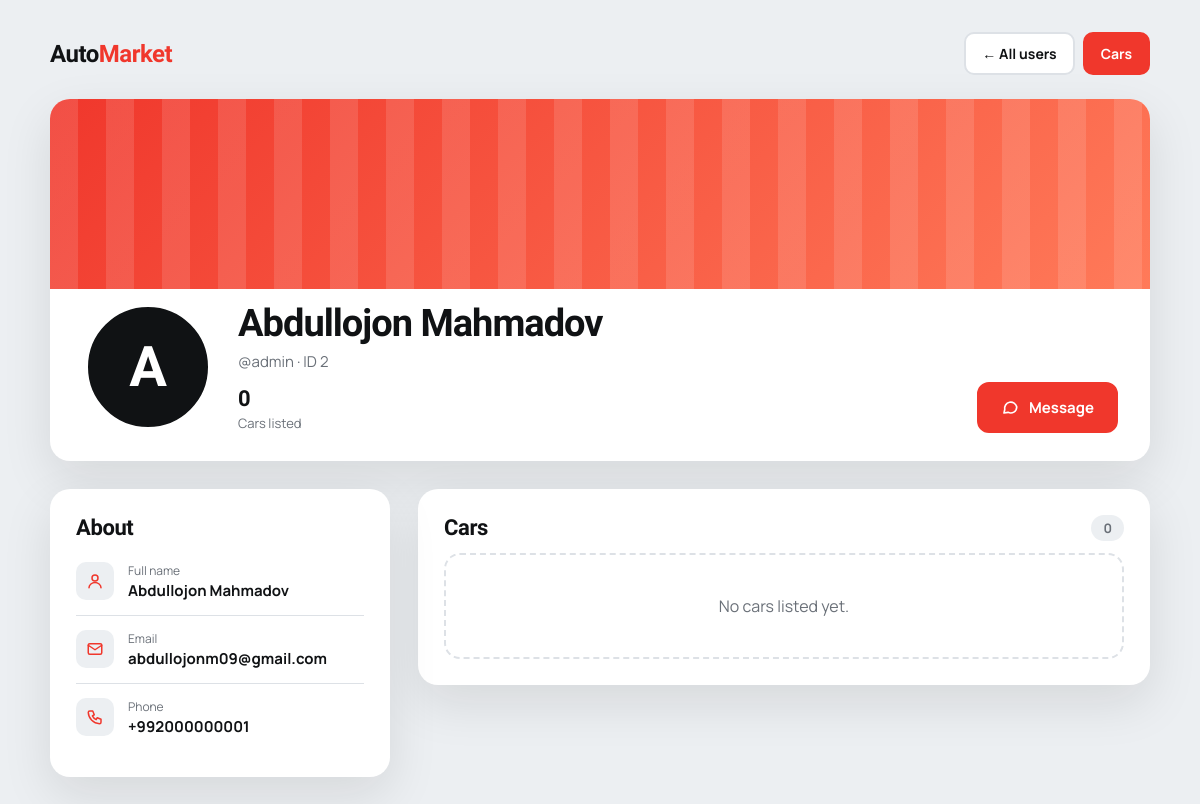
The app's page /users/2/ (signed in) with its own data.
### users/models.py (models this page shows, shortened)
class User(AbstractUser):
    phone = models.CharField(max_length=20,blank=True)

### users/views.py (the view)
# urls.py: path("users/<int:pk>/", UserDetailView.as_view(), name="user_detail"),
class UserDetailView(LoginRequiredMixin ,DetailView):
    model = User
    template_name = "users/user_detail.html"
    context_object_name = "user"

### users/templates/users/user_detail.html (shortened to what this page needs)
<!DOCTYPE html>
<html lang="en">
<head>
</head>
<body>
<div class="container">
    <div class="topbar">
        <div class="logo">Auto<b>Market</b></div>
        <nav class="nav">
            <a href="{% url 'users' %}">← All users</a>
            <a class="nav-red" href="{% url 'cars' %}">Cars</a>
        </nav>
    </div>
    {% with cars=user.owners.all %}
    <section class="profile">
        <div class="cover"></div>
        <div class="profile-main">
            <div class="avatar">{{ user.username|slice:":1"|upper }}</div>
            <div class="who">
                <h1>{% if user.first_name or user.last_name %}{{ user.first_name }} {{ user.last_name }}{% else %}{{ user.username }}{% endif %}</h1>
                <p class="handle">@{{ user.username }} · ID {{ user.id }}</p>
                <div class="stats">
                    <div class="stat"><strong>{{ cars|length }}</strong><span>Cars listed</span></div>
                </div>
            </div>
            <div class="profile-actions">
                {% if request.user.is_authenticated %}
                    {% if request.user.id == user.id %}
                        <a class="btn btn-red" href="{% url 'add_car' %}">+ Add car</a>
                        <a class="btn btn-dark" href="{% url 'my_chats' %}">
                            <svg viewBox="0 0 24 24" fill="none" stroke="currentColor" stroke-width="2.2" stroke-linecap="round" stroke-linejoin="round" aria-hidden="true"><path d="M21 12a8 8 0 0 1-11.6 7.1L4 20l1-4.6A8 8 0 1 1 21 12z"/></svg>
                            My chats
                        </a>
                        <a class="btn btn-light" href="{% url 'my_orders' %}">My orders</a>
                        <a class="btn btn-light" href="{% url 'favorites' %}">Favorites</a>
                        <a class="btn btn-light" href="{% url 'notifications' %}">
                            <svg viewBox="0 0 24 24" fill="none" stroke="currentColor" stroke-width="2.2" stroke-linecap="round" stroke-linejoin="round" aria-hidden="true"><path d="M18 8a6 6 0 0 0-12 0c0 7-3 9-3 9h18s-3-2-3-9"/><path d="M13.7 21a2 2 0 0 1-3.4 0"/></svg>
                            Notifications
                        </a>
                        <a class="btn btn-danger" href="{% url 'logout' %}">Logout</a>
                    {% else %}
                        <a class="btn btn-red" href="{% url 'start_chat' user.id %}">
                            <svg viewBox="0 0 24 24" fill="none" stroke="currentColor" stroke-width="2.2" stroke-linecap="round" stroke-linejoin="round" aria-hidden="true"><path d="M21 12a8 8 0 0 1-11.6 7.1L4 20l1-4.6A8 8 0 1 1 21 12z"/></svg>
                            Message
                        </a>
                    {% endif %}
                {% else %}
                    <a class="btn btn-dark" href="{% url 'login' %}">Login to message</a>
                {% endif %}
            </div>
        </div>
    </section>
    <div class="body">
        <aside class="panel about">
            <h2>About</h2>
            <ul class="info">
                <li>
                    <span class="ico"><svg viewBox="0 0 24 24" fill="none" stroke="currentColor" stroke-width="2" stroke-linecap="round" stroke-linejoin="round" aria-hidden="true"><circle cx="12" cy="8" r="4"/><path d="M4 21c0-4 4-7 8-7s8 3 8 7"/></svg></span>
                    <div><small>Full name</small><strong>{% if user.first_name or user.last_name %}{{ user.first_name }} {{ user.last_name }}{% else %}—{% endif %}</strong></div>
                </li>
                <li>
                    <span class="ico"><svg viewBox="0 0 24 24" fill="none" stroke="currentColor" stroke-width="2" stroke-linecap="round" stroke-linejoin="round" aria-hidden="true"><rect x="3" y="5" width="18" height="14" rx="2"/><path d="M3 7l9 6 9-6"/></svg></span>
                    <div><small>Email</small><strong>{{ user.email|default:"—" }}</strong></div>
                </li>
                <li>
                    <span class="ico"><svg viewBox="0 0 24 24" fill="none" stroke="currentColor" stroke-width="2" stroke-linecap="round" stroke-linejoin="round" aria-hidden="true"><path d="M5 4h4l2 5-2.5 1.5a11 11 0 0 0 5 5L15 13l5 2v4a2 2 0 0 1-2 2A16 16 0 0 1 3 6a2 2 0 0 1 2-2z"/></svg></span>
                    <div><small>Phone</small><strong>{{ user.phone|default:"—" }}</strong></div>
                </li>
            </ul>
        </aside>
        <section class="panel">
            <div class="panel-head">
                <h2>Cars</h2>
                <span class="count">{{ cars|length }}</span>
            </div>
            {% if cars %}
                <ul class="car-list">
                    {% for car in cars %}
                        <li>
                            <a class="car-row" href="{% url 'car_detail' car.pk %}">
                                {% if car.images.all %}
                                    <img class="car-thumb" src="{{ car.images.all.0.image.url }}" alt="{{ car.brand }} {{ car.model }}">
                                {% else %}
                                    <div class="car-thumb none">No photo</div>
                                {% endif %}
                                <div class="car-info">
                                    <div class="car-title">{{ car.brand }} {{ car.model }}</div>
                                    <div class="car-meta">{{ car.year }} · {{ car.location }}</div>
                                </div>
                                <div class="car-price">{{ car.price }} SM</div>
                            </a>
                        </li>
                    {% endfor %}
                </ul>
            {% else %}
                <p class="no-cars">No cars listed yet.</p>
            {% endif %}
        </section>
    </div>
    {% endwith %}
</div>
</body>
</html>

### users/templates/users/user_detail.html (style rules this page uses)
* { box-sizing: border-box; margin: 0; padding: 0; }
:root { --ink: #101214; --muted: #6a7078; --surface: #eceff2; --white: #fff; --line: #dde1e6; --red: #f0372c; --red-dark: #c92a20; }
body { min-height: 100vh; padding: 32px 20px 64px; font-family: "Manrope", "Segoe UI", Arial, sans-serif; color: var(--ink); background: var(--surface); }
.container { max-width: 1100px; margin: 0 auto; }
.topbar { display: flex; align-items: center; justify-content: space-between; gap: 16px; flex-wrap: wrap; margin-bottom: 24px; }
.logo { font-family: "Bricolage Grotesque", sans-serif; font-weight: 800; font-size: 24px; letter-spacing: -0.5px; }
.logo b { color: var(--red); }
.nav { display: flex; gap: 8px; flex-wrap: wrap; align-items: center; }
.nav a { padding: 10px 16px; font-size: 14px; font-weight: 700; color: var(--ink); text-decoration: none; background: var(--white); border: 2px solid var(--line); border-radius: 10px; transition: border-color 0.2s; }
.nav a.nav-red { color: var(--white); background: var(--red); border-color: var(--red); }
.profile { background: var(--white); border-radius: 20px; overflow: hidden; box-shadow: 0 18px 50px rgba(16, 18, 20, 0.10); }
.cover { height: 190px; background: repeating-linear-gradient(90deg, rgba(255,255,255,0.12) 0 28px, transparent 28px 56px), linear-gradient(135deg, var(--red), #ff7a59); }
.profile-main { display: flex; align-items: flex-end; gap: 24px; flex-wrap: wrap; padding: 0 32px 28px; }
.avatar { width: 132px; height: 132px; flex-shrink: 0; margin-top: -66px; display: grid; place-items: center; font-family: "Bricolage Grotesque", sans-serif; font-size: 56px; font-weight: 800; color: var(--white); background: var(--ink); border: 6px solid var(--white); border-radius: 50%; }
.who { flex: 1; min-width: 200px; padding-top: 14px; }
.who h1 { font-family: "Bricolage Grotesque", sans-serif; font-size: clamp(28px, 4vw, 38px); font-weight: 800; letter-spacing: -1px; line-height: 1.1; word-break: break-word; }
.who .handle { margin-top: 6px; font-size: 15px; color: var(--muted); }
.stats { display: flex; gap: 28px; margin-top: 14px; }
.stat strong { display: block; font-family: "Bricolage Grotesque", sans-serif; font-size: 22px; font-weight: 800; letter-spacing: -0.5px; }
.stat span { font-size: 13px; color: var(--muted); }
.profile-actions { display: flex; gap: 10px; flex-wrap: wrap; }
.btn { display: inline-flex; align-items: center; justify-content: center; gap: 10px; padding: 13px 22px; font-size: 15px; font-weight: 700; text-decoration: none; border: 2px solid transparent; border-radius: 12px; transition: background 0.2s, border-color 0.2s, transform 0.1s; }
.btn svg { width: 18px; height: 18px; }
.btn-red { color: var(--white); background: var(--red); border-color: var(--red); }
.body { display: grid; grid-template-columns: 340px 1fr; gap: 28px; align-items: start; margin-top: 28px; }
.panel { padding: 26px; background: var(--white); border-radius: 20px; box-shadow: 0 18px 50px rgba(16, 18, 20, 0.10); }
.panel h2 { font-family: "Bricolage Grotesque", sans-serif; font-size: 22px; font-weight: 700; letter-spacing: -0.4px; margin-bottom: 8px; }
.about { position: sticky; top: 24px; }
.info { list-style: none; }
.info li { display: flex; align-items: center; gap: 14px; padding: 14px 0; border-bottom: 1px solid var(--line); }
.info li:last-child { border-bottom: none; }
.info .ico { width: 38px; height: 38px; flex-shrink: 0; display: grid; place-items: center; color: var(--red); background: var(--surface); border-radius: 10px; }
.info .ico svg { width: 18px; height: 18px; }
.info small { display: block; font-size: 12px; color: var(--muted); }
.info strong { font-size: 15px; word-break: break-word; }
.panel-head { display: flex; align-items: center; justify-content: space-between; gap: 12px; margin-bottom: 8px; }
.panel-head h2 { margin-bottom: 0; }
.count { padding: 4px 12px; font-size: 13px; font-weight: 700; color: var(--muted); background: var(--surface); border-radius: 999px; }
.no-cars { margin-top: 12px; padding: 40px 20px; text-align: center; color: var(--muted); border: 2px dashed var(--line); border-radius: 16px; }

### records on screen
User: username "A", first_name "Abdullojon", last_name "Mahmadov", username "admin", id "2", email "abdullojonm09@gmail.com", phone "+992000000001"

### other values on screen
{{ cars|length }} "0"
